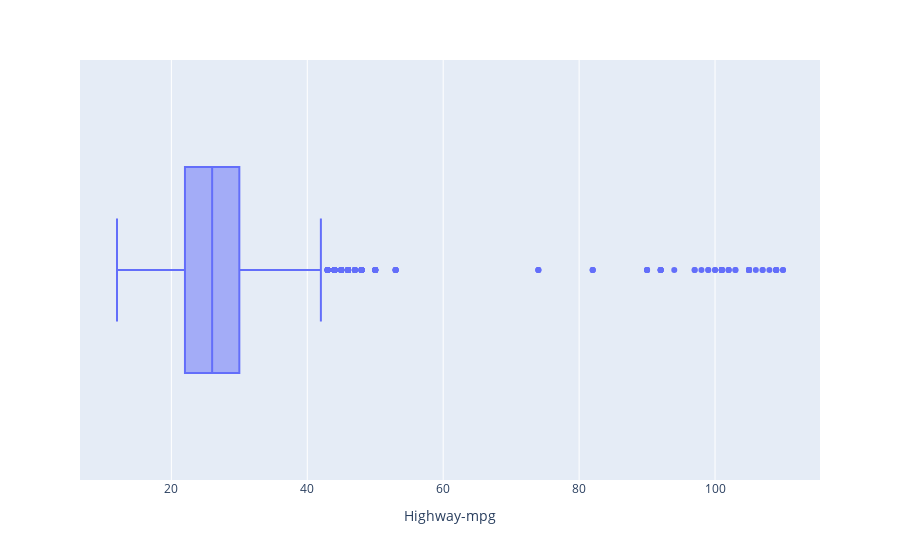

Source (notebook cell):
### Markdown cell above
### Highway mpg

### Code cell
px.box(df, x = 'Highway-mpg')

### Figure 1 — Plotly figure (JSON) as saved in the notebook; plotly's stock layout.template omitted (floating-point values rounded to 4 significant figures; data arrays with more than 128 entries replaced by an {"elided": "..."} marker saying what was removed)
{"data": [{"alignmentgroup": "True", "hovertemplate": "Highway-mpg=%{x}<extra></extra>", "legendgroup": "", "marker": {"color": "#636efa"}, "name": "", "notched": false, "offsetgroup": "", "orientation": "h", "showlegend": false, "type": "box", "x": {"elided": "9936 int values"}, "x0": " ", "xaxis": "x", "y0": " ", "yaxis": "y"}], "layout": {"boxmode": "group", "legend": {"tracegroupgap": 0}, "margin": {"t": 60}, "xaxis": {"anchor": "y", "domain": [0, 1], "title": {"text": "Highway-mpg"}}, "yaxis": {"anchor": "x", "domain": [0, 1]}}}
